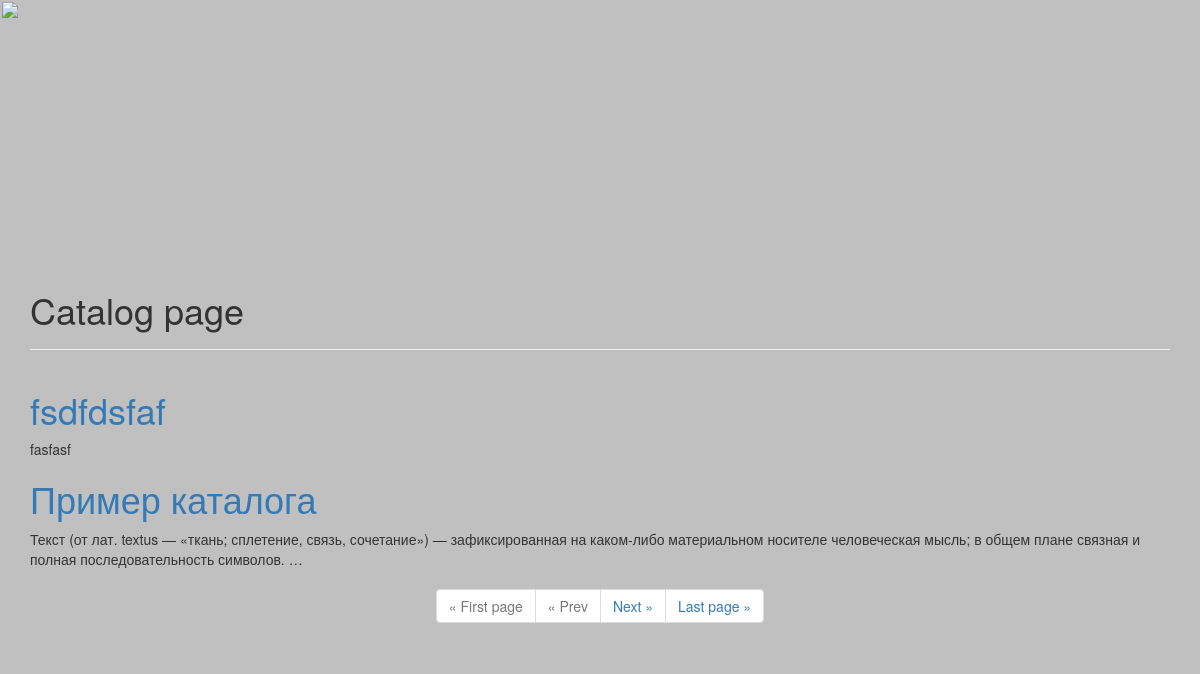
Page /catalog/ on the committed database.
### catalog/models.py (models this page shows, shortened)
class Catalog(models.Model):
    title = models.CharField(max_length=150)
    description = models.TextField()
    image = models.ImageField(upload_to='catalog_images', blank=True)

### catalog/views.py (the view)
def catalog_home(request):
    catalog_list = Catalog.objects.all()
    paginator = Paginator(catalog_list, 2)
    page = request.GET.get('page')
    try:
        catalog = paginator.page(page)
    except PageNotAnInteger:
        catalog = paginator.page(1)
    except EmptyPage:
        catalog = paginator.page(paginator.num_pages)
    if page == '1':
        return redirect('catalog:home', permanent=True)
    context = {
       'page_header': 'Catalog page',
       'catalog': catalog,
    }
    return render(request, 'catalog/catalog.html', context)

### catalog/templates/catalog/catalog.html (shortened to what this page needs)
{% extends 'base.html' %}
{% block content %}
    <div class="container">
        {% for item in catalog%}
            <div>
                <h1><a href="{% url 'catalog:details' item.id %}">{{item.title}}</a></h1>
                <div>
                    {{ item.description|truncatechars:200 }}
                </div>
            </div>
        {% endfor %}
        <div class="text-center">
            <ul class="pagination">
                {% if catalog.number > 1 %}
                    <li><a href="?page=1">&laquo; First page</a></li>
                {% else %}
                    <li class="disabled"><a href="">&laquo; First page</a></li>
                {% endif %}
                {% if catalog.has_previous %}
                    <li><a href="?page={{ catalog.previous_page_number }}">&laquo; Prev</a></li>
                {% else %}
                    <li class="disabled"><a href="">&laquo; Prev</a></li>
                {% endif %}
                {% if catalog.has_next %}
                    <li><a href="?page={{ catalog.next_page_number }}">Next &raquo;</a></li>
                {% else %}
                    <li class="disabled"><a href="">Next &raquo;</a></li>
                {% endif %}
                {% if catalog.number < catalog.paginator.num_pages %}
                    <li><a href="?page={{ catalog.paginator.num_pages }}">Last page &raquo;</a></li>
                {% else %}
                    <li class="disabled"><a href="">Last page &raquo;</a></li>
                {% endif %}
            </ul>
        </div>
    </div>
{% endblock %}

### static/css/styles.css (style rules this page uses)
body { background-color: silver; }

### rows in the picture
Catalog: title "fsdfdsfaf", description "fasfasf"
Catalog: title "Пример каталога", description "Текст (от лат. textus — «ткань; сплетение, связь, сочетание») — зафиксированная на каком-либо материальном носителе человеческая мысль; в общем плане связная и полная последовательность символов. …"

### other values in the picture
{{ page_header }} "Catalog page"
